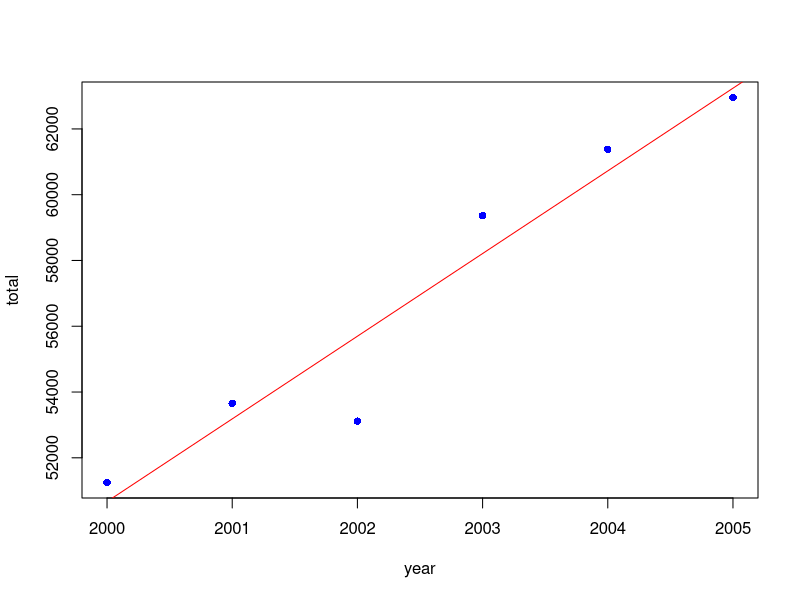

The R script that drew this image:
data<-data.frame(
  year=c(2000,2001,2002,2003,2004,2005),
  total=c(51246,53659,53115,59364,61383,62958)
)
#Graph the data and show the least-squares regression line.
attach(data)
plot(year,total
     ,type="p",
     pch=16,
     col="blue")
#Find and plot the trend line for the data.
reg_model<-lm(total~year,data=data)
print(reg_model)
abline(reg_model,col="red")

print("Estimate the value of total agricultural exports in the year 2006.")
newdata<-data.frame(
  year=c(2006)
)
predict(reg_model,newdata)